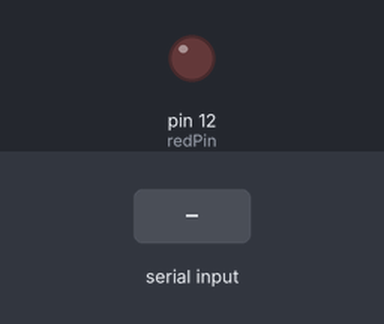
Recording of a sketch running on a simulated Arduino Uno, built with avr-gcc and run on an emulated ATmega328P. On the bench: output pins drawn as LEDs (lit = HIGH). Dashed ring = blinking. The test bench sets the inputs (shaded band). What the sketch prints to the serial monitor is not drawn.

Above: at 1.2 s.
1.3 s: "90,45\n" received over Serial
At 4.09 s:
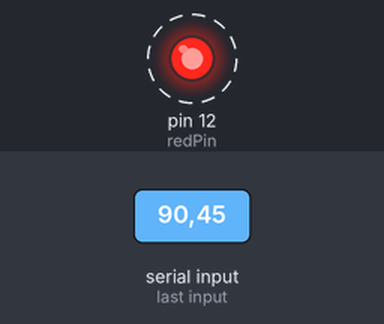
4.3 s: "5\n" received over Serial
7.3 s: "30,150\n" received over Serial
At 8.0 s:
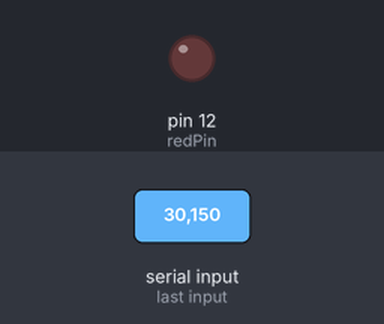
Timing chart, 0 to 14.1 s (numbered marks = the images above; inputs shaded):
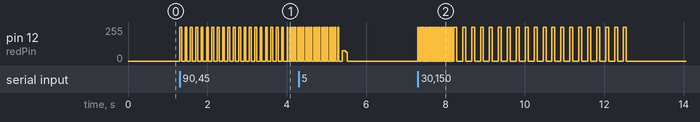

Measured:
- after the input at 1.3 s, pin 12 (redPin): alternates 255/255 for 0.05 s and 0/255 for 0.09 s, starting at once
- after the input at 7.3 s, pin 12 (redPin): goes 20 × (255/255 0.02 s, 0/255 0.03 s), 19 × (255/255 0.08 s, 0/255 0.15 s), 255/255 0.08 s, then 0/255, starting at once

The sketch:

18_input_int.ino
```cpp
int numBlinks = 20;
String msg="How many blinks:";
String msg2 = "Your number is: ";
int j;
int bt=500;
int redPin =12;

void setup() {
  // put your setup code here, to run once:
Serial.begin(9600);
pinMode(redPin, OUTPUT);
}

void loop() {
  // put your main code here, to run repeatedly:

Serial.println("Length of pause (ms)");
while (Serial.available() ==0) {
}
bt = Serial.parseInt();

Serial.print(numBlinks);
for(j=1; j<=numBlinks; j=j+1){
  digitalWrite(redPin, HIGH);
  delay(bt/2);
  digitalWrite(redPin, LOW);
  delay(bt);
  Serial.print(j);
  Serial.print(", ");
}

Serial.println();
}
```
